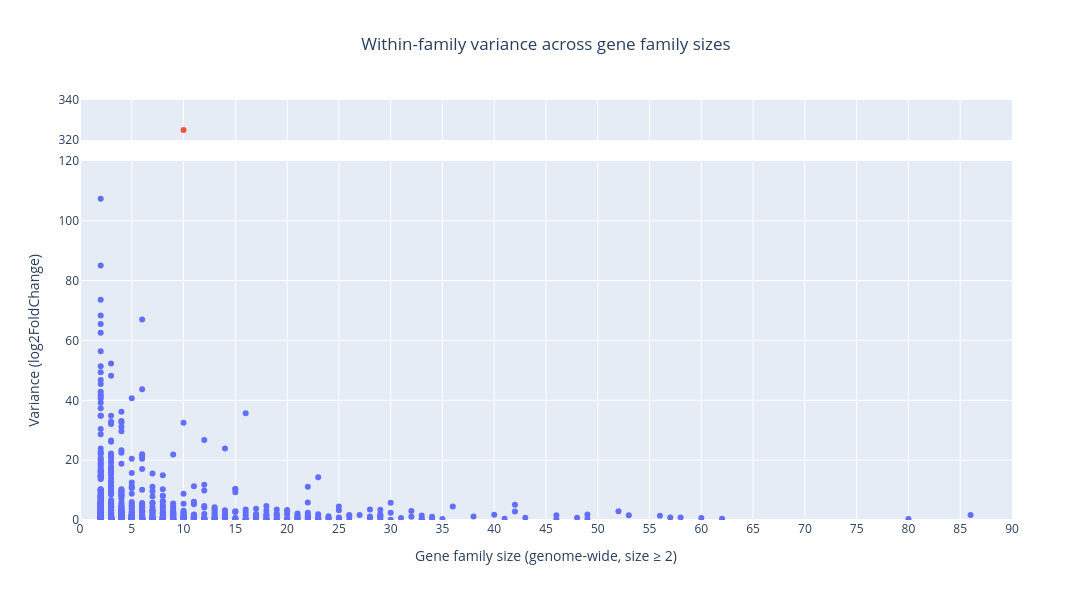

Write notebook code for a chart like this one.
### Markdown cell above
Plot

### Code cell
#separate the outlier 
low = variance_within_hog[variance_within_hog["variance"] <= 120]
high = variance_within_hog[variance_within_hog["variance"] > 120]

#create two subplots 
fig4 = make_subplots(
    rows=2, cols=1,
    shared_xaxes=True,
    row_heights=[0.1, 0.9],  # small top, big bottom
    vertical_spacing=0.05
)

#Add bottom panel (main plot)
fig4.add_trace(
    go.Scatter(
        x=low["hog_size_genome"],
        y=low["variance"],
        mode="markers",
        hovertext=low["HOG"],
        name="Variance"
    ),
    row=2, col=1
)

#Add top panel (outlier)
fig4.add_trace(
    go.Scatter(
        x=high["hog_size_genome"],
        y=high["variance"],
        mode="markers",
        hovertext=high["HOG"],
        name="Outlier"
    ),
    row=1, col=1
)

#set axis rate
fig4.update_yaxes(range=[0,120], row=2, col=1)
fig4.update_yaxes(range=[320,340], 
                  tickmode="array",
                  tickvals=[320,340],
                  row=1, col=1)

fig4.update_layout(
    title=dict(text="Within-family variance across gene family sizes", x=0.5, xanchor="center"),
    height=600,
    width=1200,
    showlegend=False,
)
# Set bottom axis titles
fig4.update_xaxes(range=[0,90], title_text=" Gene family size (genome-wide, size ≥ 2)", row=2, col=1, tickmode="linear", dtick=5)
fig4.update_yaxes(title_text="Variance (log2FoldChange)", row=2, col=1)

#top x axis ticks
fig4.update_xaxes(range=[0,90], row=1, col=1, tickmode="linear", dtick=5)
fig4.write_image("within_family_variance_size.svg")
fig4.show()

### Figure 1 — Plotly figure (JSON) as saved in the notebook; plotly's stock layout.template omitted (floating-point values rounded to 4 significant figures; data arrays with more than 128 entries replaced by an {"elided": "..."} marker saying what was removed)
{"data": [{"hovertext": {"elided": "2587 str values"}, "mode": "markers", "name": "Variance", "type": "scatter", "x": {"elided": "2587 int values"}, "xaxis": "x2", "y": {"elided": "2587 float values"}, "yaxis": "y2"}, {"hovertext": ["N0.HOG0000646"], "mode": "markers", "name": "Outlier", "type": "scatter", "x": [10], "xaxis": "x", "y": [325.0], "yaxis": "y"}], "layout": {"height": 600, "showlegend": false, "title": {"text": "Within-family variance across gene family sizes", "x": 0.5, "xanchor": "center"}, "width": 1200, "xaxis": {"anchor": "y", "domain": [0, 1], "dtick": 5, "matches": "x2", "range": [0, 90], "showticklabels": false, "tickmode": "linear"}, "xaxis2": {"anchor": "y2", "domain": [0, 1], "dtick": 5, "range": [0, 90], "tickmode": "linear", "title": {"text": " Gene family size (genome-wide, size ≥ 2)"}}, "yaxis": {"anchor": "x", "domain": [0.905, 1], "range": [320, 340], "tickmode": "array", "tickvals": [320, 340]}, "yaxis2": {"anchor": "x2", "domain": [0, 0.855], "range": [0, 120], "title": {"text": "Variance (log2FoldChange)"}}}}
